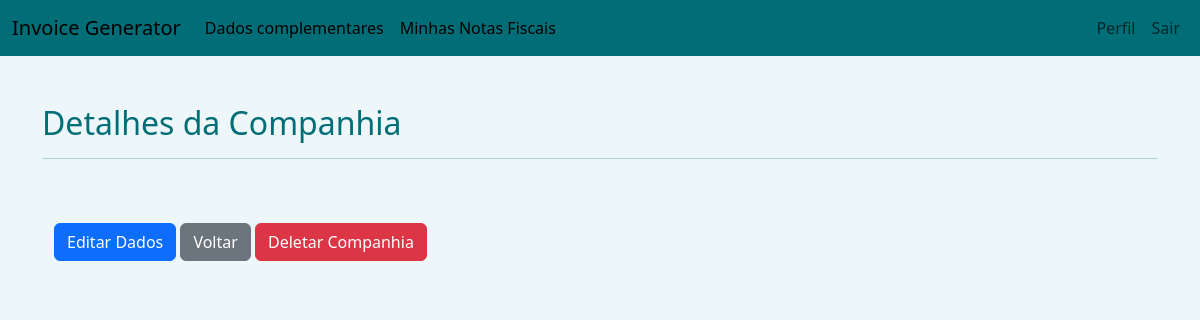
/companydetails/2 (signed in), run on an earlier commit of the app's database.
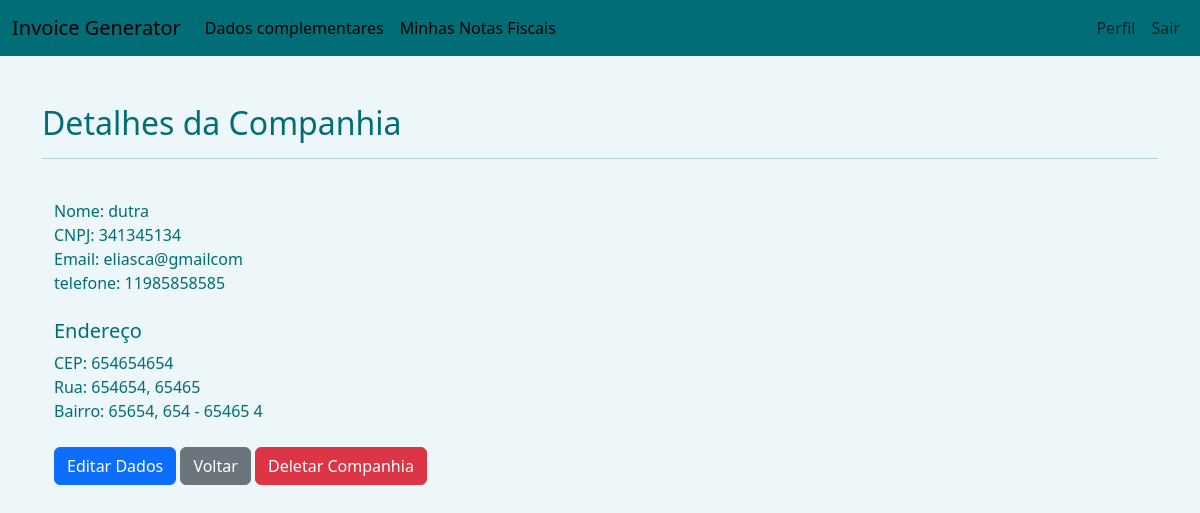
And on a later commit of the database.
### app/models.py (models this page shows, shortened)
class Company(models.Model):
    username = models.CharField(max_length=100)
    cnpj = models.CharField(max_length=100)
    nome = models.CharField(max_length=100)
    telefone = models.CharField(max_length=20)
    email = models.CharField(max_length=50)
    cep = models.CharField(max_length=50)
    logradouro = models.CharField(max_length=20)
    numero = models.CharField(max_length=20)
    complemento = models.CharField(max_length=20)
    bairro = models.CharField(max_length=50)
    cidade = models.CharField(max_length=50)
    estado = models.CharField(max_length=50)
    pais = models.CharField(max_length=50)

### app/views.py (the view)
# urls.py: path('companydetails/<int:id>', companydetails, name='companydetails'),
@login_required(login_url="/auth/login/")
def companydetails(request, id):
    company = Company.objects.filter(id=id)
    return render(request, 'companydetails.html', {"company":company})

### app/templates/companydetails.html (shortened to what this page needs)
{% extends 'base.html' %}
{% load static %}
{% block 'head' %}
<link rel="stylesheet" href="{% static 'css/style.css' %}"> {% endblock %}
{% block 'body' %}
<div class="container mt-5">
    <h2>Detalhes da Companhia</h2>
    <hr>
    <br>
    <div class="container">
        {% for item in company %}
        Nome: {{item.nome}}
        <br>
        CNPJ: {{item.cnpj}}
        <br>
        {% if item.email %}
        Email: {{item.email}}
        <br>
        {% endif %}
        {% if item.telefone %}
        telefone: {{item.telefone}}
        <br>
        {% endif %}
        <br>
        <h5>Endereço</h5>
        {% if item.cep %}
        CEP: {{item.cep}}
        <br>
        {% endif %}
        {% if item.logradouro %}
        Rua: {{item.logradouro}}, {{item.numero}}
        <br>
        Bairro: {{item.bairro}}, {{item.cidade}} - {{item.estado}} {{item.pais}}
        {% endif %}
        <br>
        {% endfor %}
        <br>
        <a href="#"><input type="button" class="btn btn-primary" value="Editar Dados"></a>
        <a href="{% url 'companylist' %}"><input type="button" class="btn btn-secondary" value="Voltar"></a>
        <a href="{% url 'companylist' %}"><input type="button" class="btn btn-danger" value="Deletar Companhia"></a>
    </div>
</div>
{% endblock %}

What changed in the data, as far as the page shows it:
added Company: nome "dutra", cnpj "341345134", email "eliasca@gmailcom", telefone "11985858585", cep "654654654", logradouro "654654", numero "65465", bairro "65654", cidade "654", estado "65465", pais "4"
